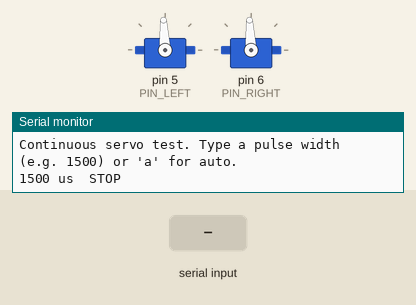
The sketch below on a simulated Arduino Uno, built with avr-gcc and run on an emulated ATmega328P. On the bench: 2 × servo, the last lines printed to the serial monitor. Inputs (shaded band) come from the test bench.

Above: at 1.2 s.
1.3 s: "90,45\n" received over Serial
At 1.6 s:
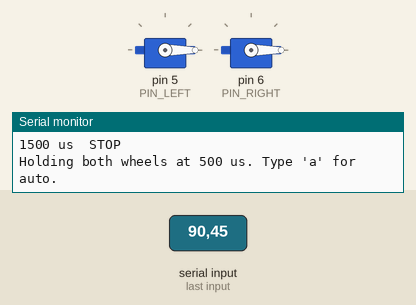
2.8 s: "a\n" received over Serial
At 5.4 s:
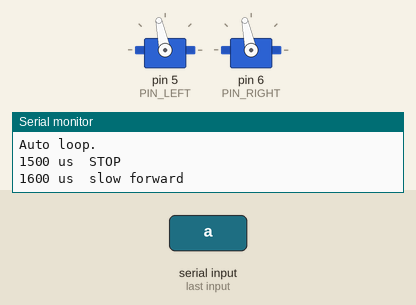
5.8 s: "30,150\n" received over Serial
Timing chart, 0 to 8.8 s (numbered marks = the images above; inputs shaded):
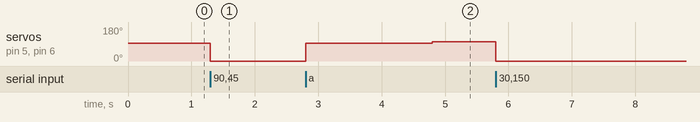

The sketch:

servo_continuous_test.ino
```cpp
// PART TEST: the two continuous-rotation wheel servos. Do they spin both ways and stop?
// Arduino Mega or Uno. Open the Serial Monitor at 115200 baud ("Newline" line ending).
//
// Wiring: left wheel signal -> D5, right wheel signal -> D6.
//         Red/brown from the wheel battery (9V through 2 diodes in your setup).
//         Battery minus MUST also go to an Arduino GND pin, or the servos won't follow the signal.
//
// It runs this loop on both wheels at once, 2 seconds per step:
//   STOP (1500) -> slow forward (1600) -> fast forward (2000) -> STOP -> slow reverse (1400) -> fast reverse (1000)
// What to check:
//   - Both wheels spin in every step except STOP, faster at 2000/1000 than at 1600/1400.
//   - They reverse direction between the forward and reverse steps.
//   - At STOP they stand still. If one creeps, that's normal for cheap servos: turn its trim pot
//     (small hole on the case) until it stops, or note the pulse that stops it (see below).
//
// Type a number (500-2500) and press Enter to hold both wheels at that pulse width, e.g. 1500,
// 1510, 1490, to find each wheel's real stop point. Type "a" to go back to the automatic loop.

#include <Servo.h>

const int PIN_LEFT = 5;
const int PIN_RIGHT = 6;

Servo left, right;

const int STEPS[] = {1500, 1600, 2000, 1500, 1400, 1000};
const char *NAMES[] = {"STOP", "slow forward", "fast forward", "STOP", "slow reverse", "fast reverse"};
const int NUM_STEPS = 6;
const unsigned long STEP_MS = 2000;

bool manual = false;
int step = -1;
unsigned long nextStep = 0;

void setBoth(int us) {
  left.writeMicroseconds(us);
  right.writeMicroseconds(us);
}

void setup() {
  Serial.begin(115200);
  left.attach(PIN_LEFT);
  right.attach(PIN_RIGHT);
  setBoth(1500);
  Serial.println(F("Continuous servo test. Type a pulse width (e.g. 1500) or 'a' for auto."));
}

void loop() {
  if (Serial.available()) {
    String s = Serial.readStringUntil('\n');
    s.trim();
    if (s == "a") {
      manual = false;
      step = -1;
      nextStep = 0;
      Serial.println(F("Auto loop."));
    } else if (s.length()) {
      int us = constrain(s.toInt(), 500, 2500);
      manual = true;
      setBoth(us);
      Serial.print(F("Holding both wheels at "));
      Serial.print(us);
      Serial.println(F(" us. Type 'a' for auto."));
    }
  }

  if (!manual && millis() >= nextStep) {
    step = (step + 1) % NUM_STEPS;
    setBoth(STEPS[step]);
    Serial.print(STEPS[step]);
    Serial.print(F(" us  "));
    Serial.println(NAMES[step]);
    nextStep = millis() + STEP_MS;
  }
}
```

Measured:
- after the input at 1.3 s, servo on pin 5 (PIN_LEFT), servo on pin 6 (PIN_RIGHT): 93° → 0° at once
- after the input at 2.8 s, servo on pin 5 (PIN_LEFT), servo on pin 6 (PIN_RIGHT): 0° → 93° at once, → 102° 2.0 s later
